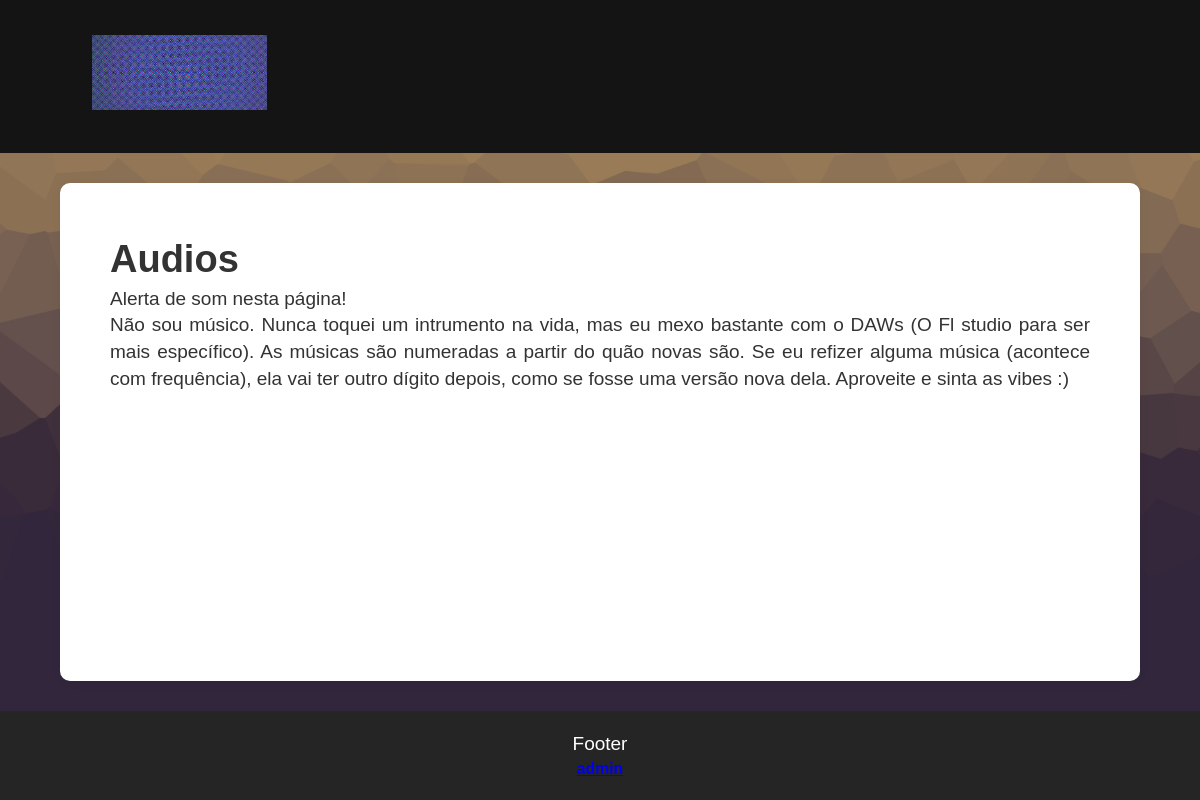
Page /audio/ on the earlier database version.
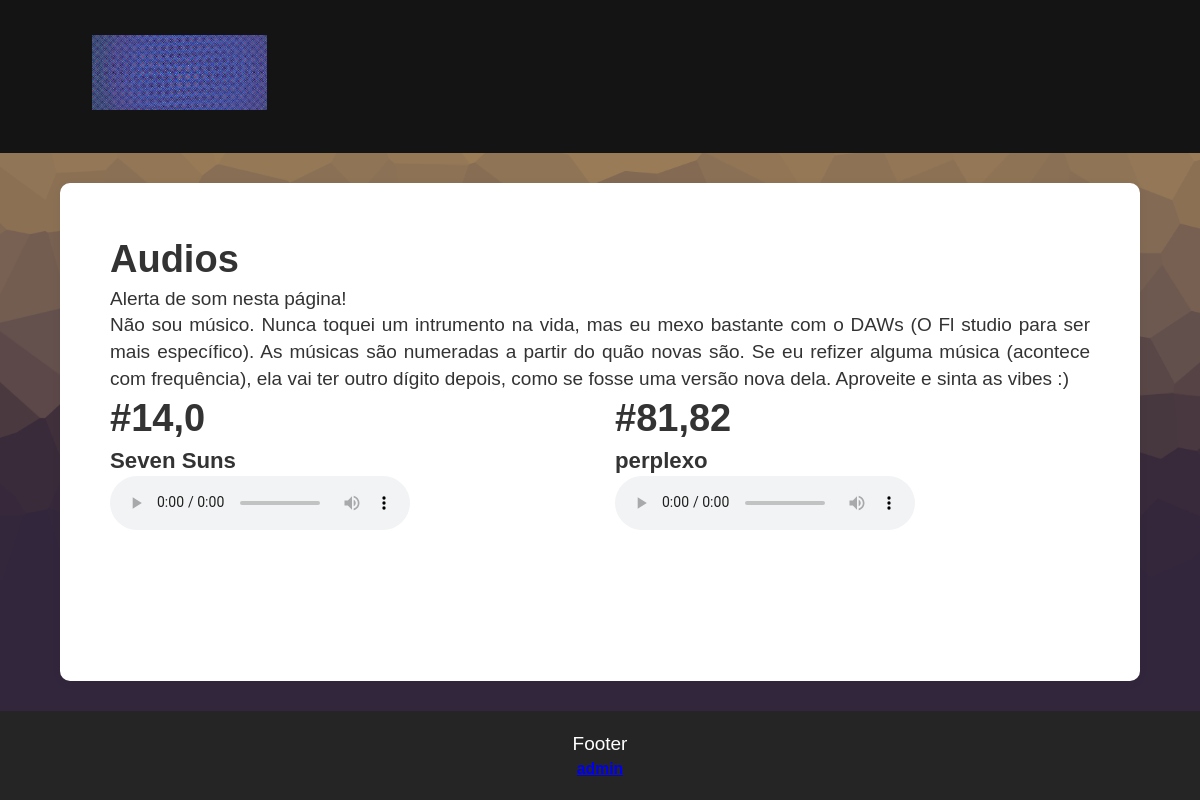
Same page on the later database version.
### textposts/models.py (models this page shows, shortened)
class MyAudio(models.Model):
    idnumber = models.FloatField("idnumber",max_length=90)
    audio = models.FileField(upload_to = 'audio/modelaudio/')
    title = models.CharField("title",max_length=90)
    slug = models.SlugField(unique=True)
    text = models.TextField()
    visible = models.BooleanField(default=True)
    class Meta:
        ordering = ["idnumber"] # The "-" is to display the newer one to the oldest one.
        verbose_name = "myaudio"
        verbose_name_plural = "myaudios"

### textposts/views.py (the view)
# urls.py: path("audio/", views.muralaudio, name="audio"),
def muralaudio(request):
    myaudios = MyAudio.objects.all()
    return render(request, "textposts/muraudio.html", {"myaudios": myaudios})

### textposts/templates/textposts/muraudio.html (shortened to what this page needs)
{% extends "textposts/base.html" %}
{% block content %}
<h1>Audios</h1>
<p>Alerta de som nesta página!<br>Não sou músico. Nunca toquei um intrumento na vida, mas eu mexo bastante com o DAWs (O Fl studio para ser mais específico). As músicas são numeradas a partir do quão novas são. Se eu refizer alguma música (acontece com frequência), ela vai ter outro dígito depois, como se fosse uma versão nova dela. Aproveite e sinta as vibes :)
</p>
<div class="dualcolumns">
    {% for myaudio in myaudios %}
    <div class="slideup"  style="--i: {{ forloop.counter0 }}">
        <h1>#{{ myaudio.idnumber }}</h1>
        <h3>{{ myaudio.title }}</h3>
        <audio controls src="{{ myaudio.audio.url }}"></audio>
    </div>
    {% endfor %}
</div>
{% endblock %}

Differences in the rows shown:
added MyAudio: idnumber "14,0", title "Seven Suns"
added MyAudio: idnumber "81,82", title "perplexo"
